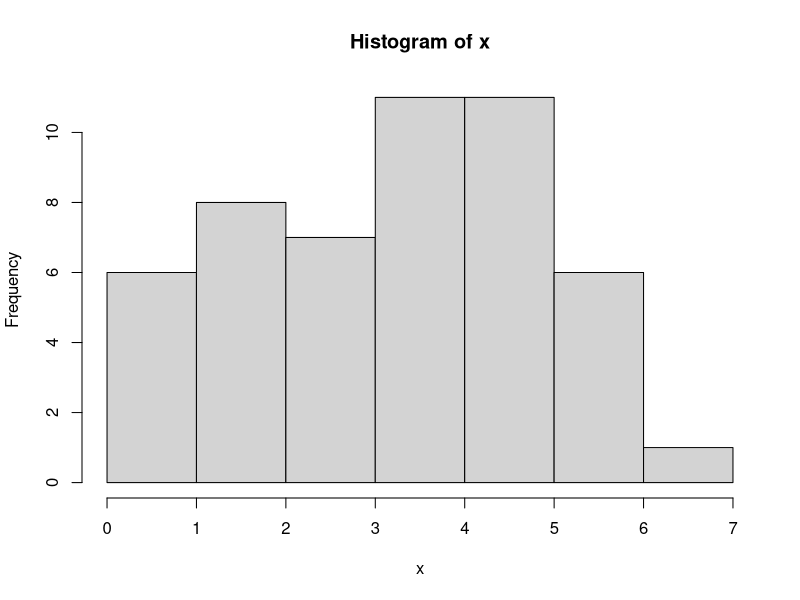
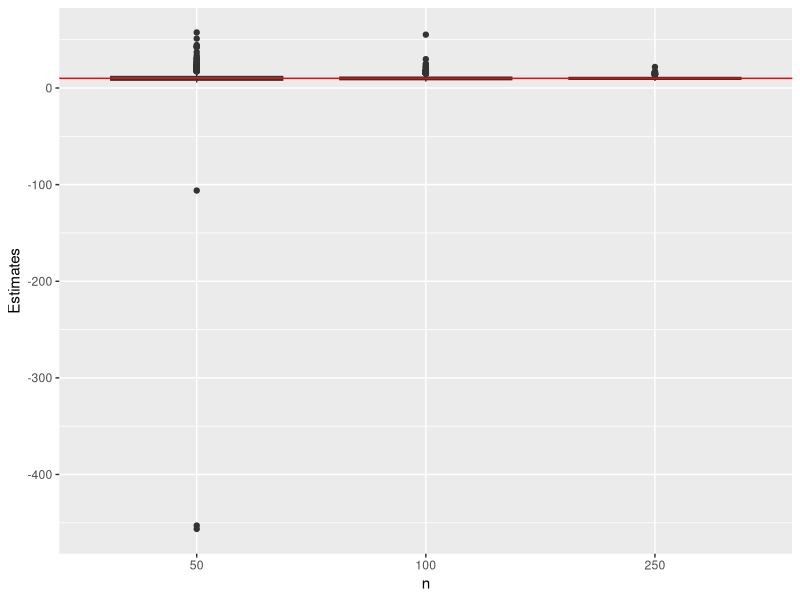
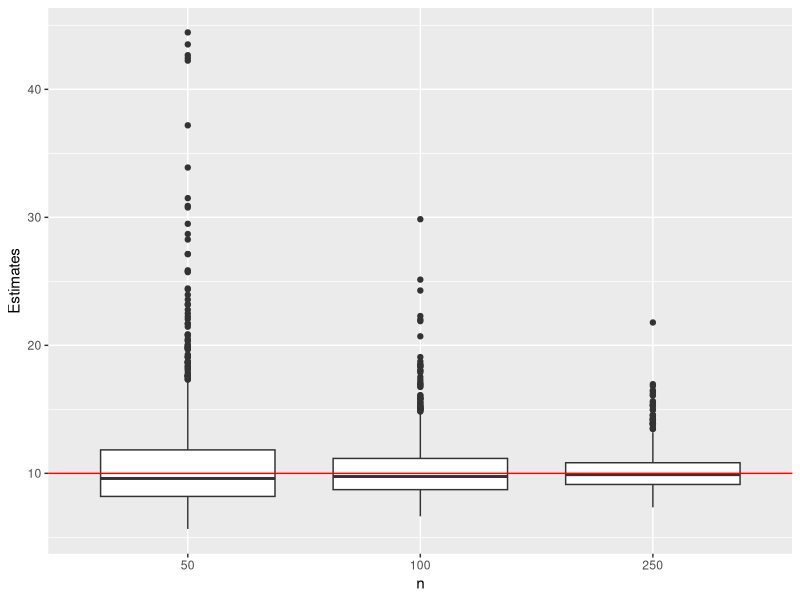

R code for these plots, in order:
## ---- chunk 1
knitr::opts_chunk$set(echo = TRUE,warning=F)
options(scipen=999)
library(tidyverse)
## ---- chunk 2
k = 10
p = 0.4
x = rbinom(50,k,p)

hist(x) #Do Not Change
## ---- chunk 3
est_kp = function(x){
  X_bar = mean(x)
  n = length(x)
  k_hat = (X_bar^2)/(X_bar-sum((x-X_bar)^2)/n)
  p_hat = X_bar/k_hat
  return(c(k_hat,p_hat))
}

est_kp(rbinom(5000,k,p)) #Do Not Change
## ---- chunk 4
N = 1000
data = matrix(rbinom(N*50,k,p),N)
E50 = apply(data,1,est_kp)

E50[,1:10] #Do Not Change
## ---- chunk 5
E100 = apply(matrix(rbinom(N*100,k,p),N),1,est_kp)
E250 = apply(matrix(rbinom(N*250,k,p),N),1,est_kp)

E100[,1:10] #Do Not Change
E250[,1:10] #Do Not Change
## ---- chunk 6
# bias
rowMeans(E50)-c(10,.4)
rowMeans(E100)-c(10,.4)
rowMeans(E250)-c(10,.4)

# mse
rowMeans((E50-c(10,.4))^2)
rowMeans((E100-c(10,.4))^2)
rowMeans((E250-c(10,.4))^2)
## ---- chunk 7
df_k<-tibble(
  n=factor(rep(c("50","100","250"),each=N),c("50","100","250")),
  Estimates=c(E50[1,],E100[1,],E250[1,])
  )
ggplot(data = df_k, mapping = aes(x = n, y = Estimates)) +
	geom_boxplot() +
	geom_hline(yintercept = k, colour = "red")
## ---- chunk 8
ggplot(
  data = filter(df_k, Estimates <=50, Estimates >= 0), 
  mapping = aes(x = n, y = Estimates)
  ) +
	geom_boxplot() +
	geom_hline(yintercept = k, colour = "red")
